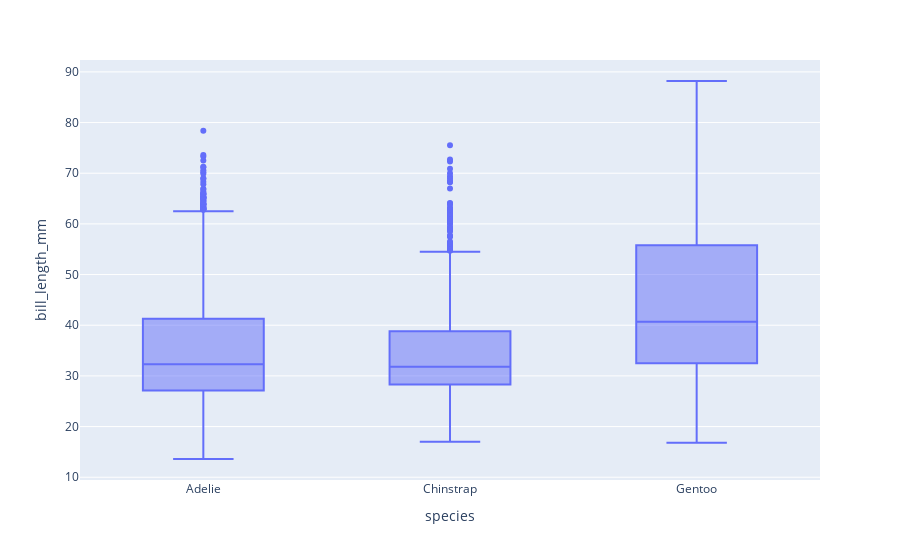

Here is the notebook cell this chart was saved with:
### Markdown cell above
### E até se compararmos os dados da largura em milímetros dos bicos dos pinguins, notamos que não é só apenas no peso corporal que os Chinstrap se destacam de sua própria média, por mais que nos bicos, ainda existem certos pinguins da espécie Adelie que estão acima de alguns outliers dos Chinstrap.

### Code cell
px.box(penguins_df, x='species', y='bill_length_mm')

### Figure 1 — Plotly figure (JSON) as saved in the notebook; plotly's stock layout.template omitted (floating-point values rounded to 4 significant figures; data arrays with more than 128 entries replaced by an {"elided": "..."} marker saying what was removed)
{"data": [{"alignmentgroup": "True", "hovertemplate": "species=%{x}<br>bill_length_mm=%{y}<extra></extra>", "legendgroup": "", "marker": {"color": "#636efa"}, "name": "", "notched": false, "offsetgroup": "", "orientation": "v", "showlegend": false, "type": "box", "x": {"elided": "3430 str values"}, "x0": " ", "xaxis": "x", "y": {"elided": "3430 float values"}, "y0": " ", "yaxis": "y"}], "layout": {"boxmode": "group", "legend": {"tracegroupgap": 0}, "margin": {"t": 60}, "xaxis": {"anchor": "y", "domain": [0, 1], "title": {"text": "species"}}, "yaxis": {"anchor": "x", "domain": [0, 1], "title": {"text": "bill_length_mm"}}}}
